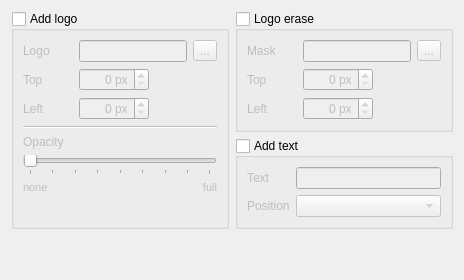
  <widget class="QWidget" name="tab_8">
   <attribute name="title">
    <string>Overlay</string>
   </attribute>
   <layout class="QGridLayout" name="gridLayout_5">
    <item row="0" column="0" rowspan="4">
     <widget class="QGroupBox" name="logoEnable">
      <property name="title">
       <string>Add logo</string>
      </property>
      <property name="checkable">
       <bool>true</bool>
      </property>
      <property name="checked">
       <bool>false</bool>
      </property>
      <layout class="QGridLayout" name="gridLayout_1">
       <item row="0" column="0">
        <widget class="QLabel" name="label_19">
         <property name="minimumSize">
          <size>
           <width>50</width>
           <height>0</height>
          </size>
         </property>
         <property name="text">
          <string>Logo</string>
         </property>
         <property name="buddy">
          <cstring>logoFileText</cstring>
         </property>
        </widget>
       </item>
       <item row="0" column="1" colspan="3">
        <widget class="QLineEdit" name="logoFileText"/>
       </item>
       <item row="0" column="4">
        <widget class="QToolButton" name="logoBrowseBtn">
         <property name="text">
          <string>...</string>
         </property>
        </widget>
       </item>
       <item row="1" column="0">
        <widget class="QLabel" name="label_20">
         <property name="minimumSize">
          <size>
           <width>50</width>
           <height>0</height>
          </size>
         </property>
         <property name="text">
          <string>Top</string>
         </property>
         <property name="buddy">
          <cstring>logoYSpin</cstring>
         </property>
        </widget>
       </item>
       <item row="1" column="1" colspan="2">
        <widget class="QSpinBox" name="logoYSpin">
         <property name="alignment">
          <set>Qt::AlignRight|Qt::AlignTrailing|Qt::AlignVCenter</set>
         </property>
         <property name="suffix">
          <string> px</string>
         </property>
         <property name="maximum">
          <number>4096</number>
         </property>
        </widget>
       </item>
       <item row="2" column="0">
        <widget class="QLabel" name="label_21">
         <property name="minimumSize">
          <size>
           <width>50</width>
           <height>0</height>
          </size>
         </property>
         <property name="text">
          <string>Left</string>
         </property>
         <property name="buddy">
          <cstring>logoXSpin</cstring>
         </property>
        </widget>
       </item>
       <item row="2" column="1" colspan="2">
        <widget class="QSpinBox" name="logoXSpin">
         <property name="alignment">
          <set>Qt::AlignRight|Qt::AlignTrailing|Qt::AlignVCenter</set>
         </property>
         <property name="suffix">
          <string> px</string>
         </property>
         <property name="maximum">
          <number>4096</number>
         </property>
        </widget>
       </item>
       <item row="5" column="0" colspan="5">
        <widget class="QSlider" name="logoOpacitySlider">
         <property name="maximum">
          <number>255</number>
         </property>
         <property name="orientation">
          <enum>Qt::Horizontal</enum>
         </property>
         <property name="tickPosition">
          <enum>QSlider::TicksBelow</enum>
         </property>
         <property name="tickInterval">
          <number>32</number>
         </property>
        </widget>
       </item>
       <item row="6" column="4">
        <widget class="QLabel" name="label_49">
         <property name="font">
          <font>
           <pointsize>8</pointsize>
          </font>
         </property>
         <property name="text">
          <string>full</string>
         </property>
         <property name="alignment">
          <set>Qt::AlignRight|Qt::AlignTop|Qt::AlignTrailing</set>
         </property>
         <property name="buddy">
          <cstring>logoOpacitySlider</cstring>
         </property>
        </widget>
       </item>
       <item row="4" column="0" colspan="3">
        <widget class="QLabel" name="label_22">
         <property name="sizePolicy">
          <sizepolicy hsizetype="Preferred" vsizetype="Maximum">
           <horstretch>0</horstretch>
           <verstretch>0</verstretch>
          </sizepolicy>
         </property>
         <property name="minimumSize">
          <size>
           <width>50</width>
           <height>0</height>
          </size>
         </property>
         <property name="text">
          <string>Opacity</string>
         </property>
         <property name="buddy">
          <cstring>logoOpacitySlider</cstring>
         </property>
        </widget>
       </item>
       <item row="6" column="0">
        <widget class="QLabel" name="label_48">
         <property name="font">
          <font>
           <pointsize>8</pointsize>
          </font>
         </property>
         <property name="text">
          <string>none</string>
         </property>
         <property name="alignment">
          <set>Qt::AlignLeading|Qt::AlignLeft|Qt::AlignTop</set>
         </property>
         <property name="buddy">
          <cstring>logoOpacitySlider</cstring>
         </property>
        </widget>
       </item>
       <item row="3" column="0" colspan="5">
        <widget class="Line" name="line">
         <property name="orientation">
          <enum>Qt::Horizontal</enum>
         </property>
        </widget>
       </item>
      </layout>
     </widget>
    </item>
    <item row="1" column="1" rowspan="3">
     <widget class="QGroupBox" name="marqEnable">
      <property name="sizePolicy">
       <sizepolicy hsizetype="Preferred" vsizetype="Maximum">
        <horstretch>0</horstretch>
        <verstretch>0</verstretch>
       </sizepolicy>
      </property>
      <property name="title">
       <string>Add text</string>
      </property>
      <property name="checkable">
       <bool>true</bool>
      </property>
      <property name="checked">
       <bool>false</bool>
      </property>
      <layout class="QGridLayout" name="_2">
       <item row="1" column="0">
        <widget class="QLabel" name="label_24">
         <property name="text">
          <string>Position</string>
         </property>
         <property name="buddy">
          <cstring>marqPositionCombo</cstring>
         </property>
        </widget>
       </item>
       <item row="0" column="0">
        <widget class="QLabel" name="label_23">
         <property name="text">
          <string>Text</string>
         </property>
         <property name="buddy">
          <cstring>marqMarqueeText</cstring>
         </property>
        </widget>
       </item>
       <item row="0" column="1">
        <widget class="QLineEdit" name="marqMarqueeText"/>
       </item>
       <item row="1" column="1">
        <widget class="QComboBox" name="marqPositionCombo"/>
       </item>
      </layout>
     </widget>
    </item>
    <item row="0" column="1">
     <widget class="QGroupBox" name="eraseEnable">
      <property name="title">
       <string>Logo erase</string>
      </property>
      <property name="checkable">
       <bool>true</bool>
      </property>
      <property name="checked">
       <bool>false</bool>
      </property>
      <layout class="QGridLayout">
       <item row="2" column="0">
        <widget class="QLabel" name="label_16">
         <property name="minimumSize">
          <size>
           <width>50</width>
           <height>0</height>
          </size>
         </property>
         <property name="text">
          <string>Top</string>
         </property>
         <property name="buddy">
          <cstring>eraseYSpin</cstring>
         </property>
        </widget>
       </item>
       <item row="3" column="0">
        <widget class="QLabel" name="label_17">
         <property name="minimumSize">
          <size>
           <width>50</width>
           <height>0</height>
          </size>
         </property>
         <property name="text">
          <string>Left</string>
         </property>
         <property name="buddy">
          <cstring>eraseXSpin</cstring>
         </property>
        </widget>
       </item>
       <item row="3" column="1">
        <widget class="QSpinBox" name="eraseXSpin">
         <property name="alignment">
          <set>Qt::AlignRight|Qt::AlignTrailing|Qt::AlignVCenter</set>
         </property>
         <property name="suffix">
          <string> px</string>
         </property>
         <property name="maximum">
          <number>4096</number>
         </property>
        </widget>
       </item>
       <item row="2" column="1">
        <widget class="QSpinBox" name="eraseYSpin">
         <property name="alignment">
          <set>Qt::AlignRight|Qt::AlignTrailing|Qt::AlignVCenter</set>
         </property>
         <property name="suffix">
          <string> px</string>
         </property>
         <property name="maximum">
          <number>4096</number>
         </property>
        </widget>
       </item>
       <item row="0" column="1" colspan="2">
        <widget class="QLineEdit" name="eraseMaskText"/>
       </item>
       <item row="0" column="0">
        <widget class="QLabel" name="label_15">
         <property name="minimumSize">
          <size>
           <width>50</width>
           <height>0</height>
          </size>
         </property>
         <property name="text">
          <string>Mask</string>
         </property>
         <property name="buddy">
          <cstring>eraseMaskText</cstring>
         </property>
        </widget>
       </item>
       <item row="0" column="3">
        <widget class="QToolButton" name="eraseBrowseBtn">
         <size>
          <width>10</width>
          <height>3</height>
         </size>
         <property name="text">
          <string>...</string>
         </property>
        </widget>
       </item>
      </layout>
     </widget>
    </item>
    <item row="4" column="1">
     <spacer name="verticalSpacer">
      <property name="orientation">
       <enum>Qt::Vertical</enum>
      </property>
      <property name="sizeHint" stdset="0">
       <size>
        <width>20</width>
        <height>40</height>
       </size>
      </property>
     </spacer>
    </item>
   </layout>
  </widget>
